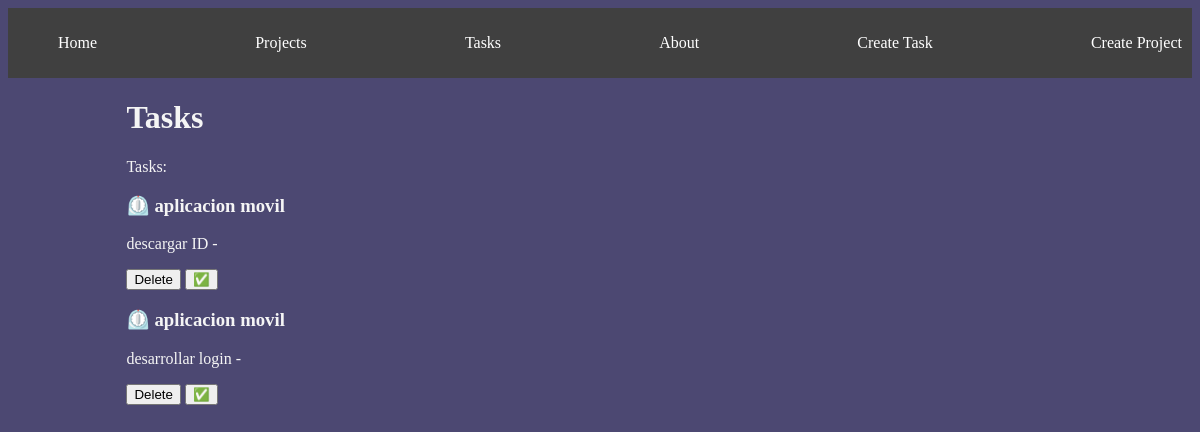
The page /tasks/ on the database as committed earlier.
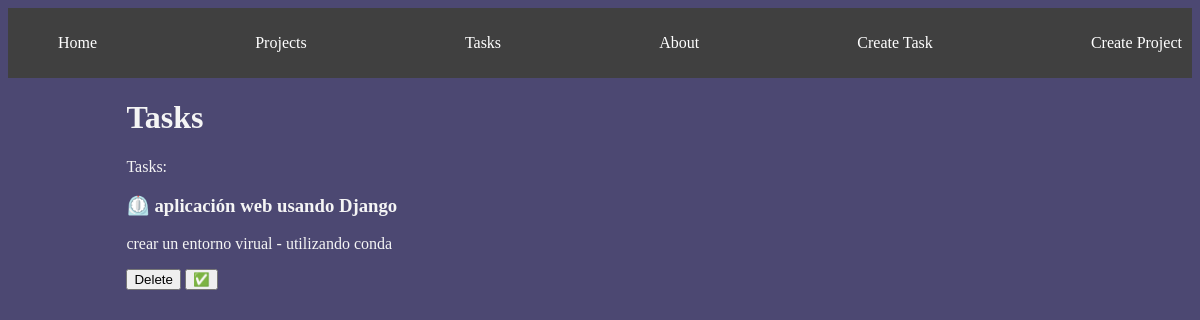
The same page on the database as committed later.
### myapp/models.py (models this page shows, shortened)
class Task(models.Model):
    title = models.CharField(max_length=200)
    description = models.TextField()
    project = models.ForeignKey(Project, on_delete=models.CASCADE)
    done = models.BooleanField(default=False)

class Project(models.Model):  # This class is like a table in a database
    name = models.CharField(max_length=200)

### myapp/views.py (the view)
# urls.py: path('tasks/', views.tasks, name="tasks"),
def tasks(request):
    tasks = Task.objects.all()
    return render(request, 'tasks/tasks.html', {
        'tasks': tasks
    })

### myapp/templates/tasks/tasks.html (shortened to what this page needs)
<!DOCTYPE html>
<html lang="en">
<head>
</head>
<body>
    {% extends 'layouts/base.html' %}
    {% block content %}
    <h1>Tasks</h1>
    <p>Tasks:
        {% for task in tasks %}
    <div>
        <h3>
            {% if task.done == False%}
            ⏲️
            {% else %}
            ✅
            {% endif %}
            {{ task.project.name }}
        </h3>
        <p>{{ task.title }} - {{ task.description }}</p>
        <button>Delete</button>
        <button>✅</button>
    </div>
    {% endfor %}
    </p>
    {% endblock %}

Rows that differ between the two databases and show on the page:
removed Task: project.name "aplicacion movil", title "descargar ID"
removed Task: project.name "aplicacion movil", title "desarrollar login"
added Task: project.name "aplicación web usando Django", title "crear un entorno virual", description "utilizando conda"
